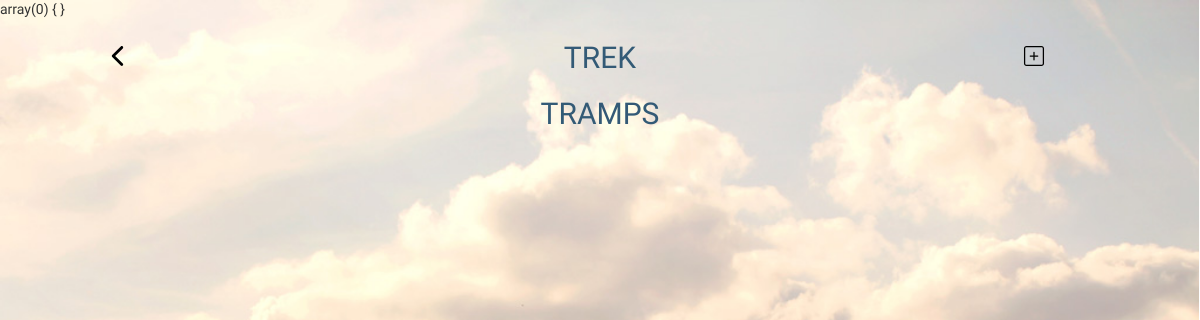
Before: / with the older database file.
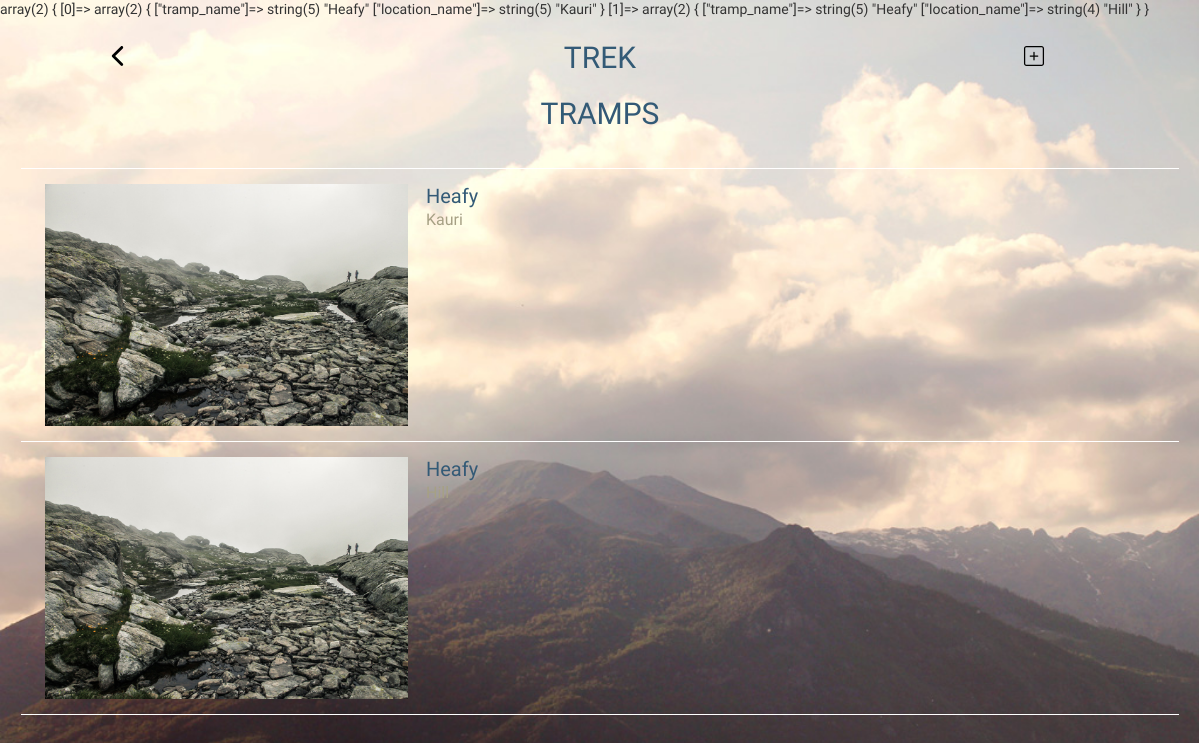
After: the same page with the newer database file.
### tables this page shows
CREATE TABLE IF NOT EXISTS `location` (
  `id` int(11) NOT NULL AUTO_INCREMENT,
  `tramp_id` int(11) NOT NULL,
  `location_name` varchar(255) NOT NULL,
  `location_type` varchar(255) NOT NULL,
  `xPoint` int(11) NOT NULL,
  `yPoint` int(11) NOT NULL,
  PRIMARY KEY (`id`)
);

CREATE TABLE IF NOT EXISTS `tramp` (
  `id` int(11) NOT NULL AUTO_INCREMENT,
  `account_id` int(255) NOT NULL,
  `tramp_name` varchar(255) NOT NULL,
  PRIMARY KEY (`id`)
);

### includes/database_function.php (called while the page is built, shortened)
<?php
function selectMultipleRows($dbConnection, $sql) {
	$selectedRows = mysqli_query($dbConnection, $sql);
	$resultsArray = array();
	while ($row = mysqli_fetch_assoc($selectedRows)) {
		$resultsArray[] =  $row;
	}
	return $resultsArray;
}

### includes/home.php (the view)
<?php
	$sql = 'SELECT t.tramp_name, l.location_name  FROM tramp t LEFT JOIN location l ON t.id = l.tramp_id WHERE t.id = l.tramp_id && t.account_id ='.$_SESSION['user_id'];
	$trampArray = selectMultipleRows($db, $sql);
	var_dump($trampArray);
?>
<section class="container">
	<div class="header header_container row">
		<a href="#" class="header_btn">
			<img src="assets/icons/arrow487_left.svg" alt="Left Arrow" class="header_arrowLeft col-xs-2">
		</a>
		<h2 class="header_title-home col-xs-offset-2 col-xs-4">TREK</h2>
		<a href="#" class="header_btn">
			<img src="assets/icons/add149.svg" alt="Add" class="header_add col-xs-offset-1 col-xs-3">
		</a>
	</div>
	<div class="row">
		<h2> Tramps </h2>
	</div>
	<section class="home_tramps_container">
		<?php foreach ($trampArray as $key => $value) : ?>
			<article class="home_item_container home_item_container-first row">
				<a href="?pages=tramp">
					<div class="col-xs-4">
							<img src="assets/images/SplitShire_IMG_6207.jpg" alt="" class="img-responsive">
					</div>
					<div class="col-xs-8">
							<h3 class=""><?php echo $value['tramp_name'] ?></h3>
							<h4 class=""><?php echo $value['location_name'] ?></h4>
					</div>
				</a>
			</article>
		<?php endforeach ?>
	</section>
</section>

### index.php (shortened to what this page needs)
<!DOCTYPE html>
<html lang="en">
<?php
  require_once('includes/head.php');
  require_once('includes/database_function.php');
  $db =  getDbConnection();
?>
<body>
	<main>
		<?php
      if(isset($_GET['pages'])){
          require_once('includes/'.$_GET['pages'].'.php');
      }
      else {
          require_once('includes/home.php');
      }
    ?>
	</main>
</body>
</html>

### includes/head.php (shortened to what this page needs)
<head>
	<link href="assets/css/main.css" rel="stylesheet">
</head>

Changed rows visible on the page:
now on this page (row edited): location: tramp.tramp_name "Heafy", location_name "Kauri"
added location: tramp.tramp_name "Heafy", location_name "Hill"
Other visible differences:
text no longer shown: "array(0) { }"
text now shown: "array(2) { [0]=> array(2) { [\"tramp_name\"]=> string(5) \"Heafy\" [\"location_name\"]=> string(5) \"Kauri\" } [1]=> array(2) { [\"tramp_name\"]=> string(5) \"Heafy\" [\"location_name\"]=> string(4) \"Hill\" } }"
